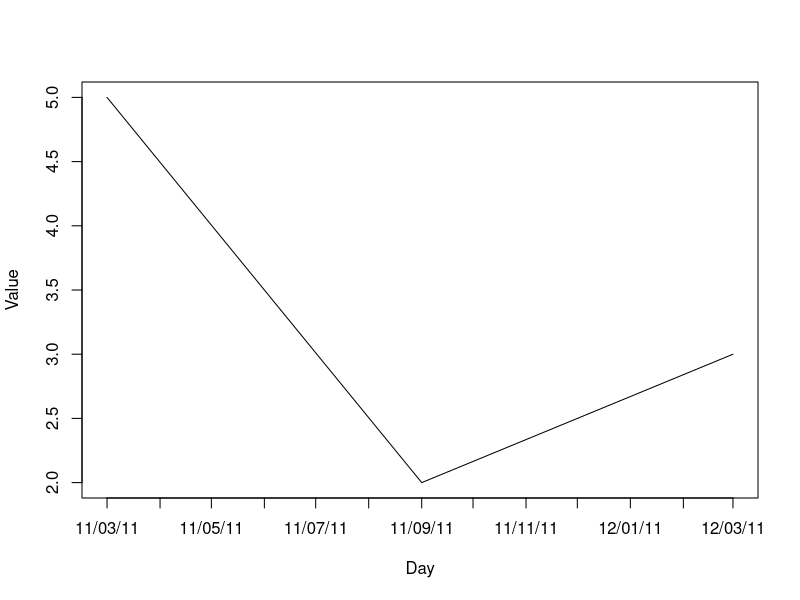
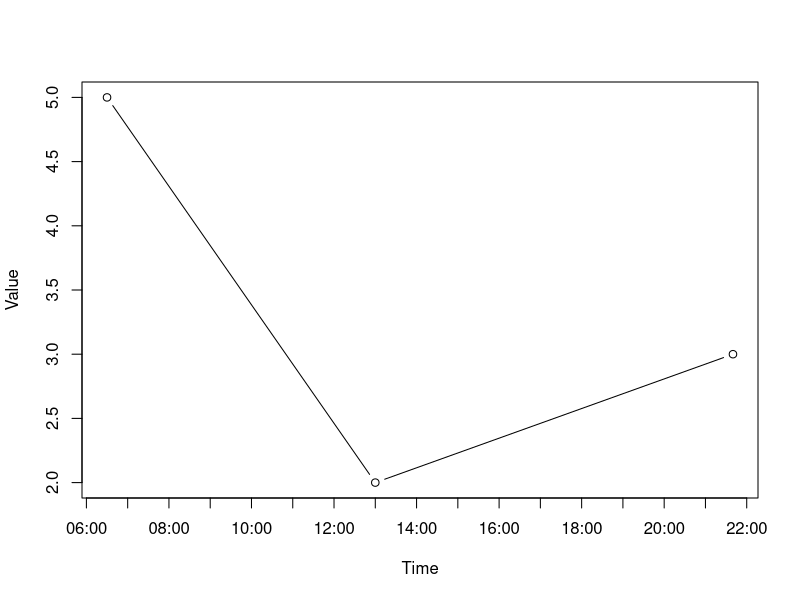

Recreate these plots in R, in order. (Note: this script raises an error after producing the figures.)
#　2.3.1　日付や時刻を扱うクラス

# Dateクラス
today <- Sys.Date() # 今日の日付をDateクラスとして取得します
d <- as.Date("2011-03-11") # 東日本大震災の日をDateクラスに変換します
today- d # 東日本大震災から何日経過したかがわかります

as.Date("2011年3月11日", format="%Y年%m月%d日")
as.Date("11ねん3がつ11にち", format="%yねん%mがつ%dにち")
as.Date("March 11, 2011", format="%B %d, %Y")
as.Date("11 Mar, 2011", format="%d %b, %Y")
as.Date("11/3/2011", format="%d/%m/%Y")

d = as.Date("2011-03-11")
format(d, "%Y年%m月%d日%A") # %Aや%aは曜日を示します

x <- as.Date(c("2011-03-11","2011-09-11","2012-03-11"))
y <- c(5,2,3)
plot(x,y,type="l",xlab="Day",ylab="Value", xaxt="n")
# "month"を"year"や"day"に変更すると刻みを変えることができます
axis.Date(1,at=seq(min(x),max(x),"month"),format="%y/%m/%d")

seq(as.Date("2020-12-25"), as.Date("2021-01-10"), by = "day")


# POSIXctクラスとPOSIXltクラス
as.numeric(as.POSIXct(Sys.time()))
as.POSIXct("2011-03-11 14:46:18")
as.POSIXct("2011-03-11 14:46:18", tz="Japan") # JSTになります
as.POSIXct("2011-03-11 14:46:18", tz="Asia/Tokyo") # JSTになります

t <- as.POSIXct("2011-03-11 14:46:18", tz="Japan")
as.POSIXlt(t, tz="EST") # アメリカ東部標準時で表示 (夏時間なし)

as.POSIXct("2011年3月11日14時46分18秒", format="%Y年%m月%d日%H時%M分%S秒", tz="Japan")
as.POSIXct("2011-03-11 14:46:18", format="%Y-%m-%d %H:%M:%S", tz="Japan")
# 日付を指定しなければ現在の日付になる
as.POSIXct("14:46:18", format="%H:%M:%S", tz="Japan")

t <- as.POSIXct("2011-03-11 14:46:18", tz="Japan")
# %Aや%aは曜日を表示する．%Xは24時間制の時刻を表示する
format(t, "%b %d %A %X %Y %Z")

x <- as.POSIXct(c("6:30","13:00","21:40"), format="%H:%M")
y <- c(5,2,3)
plot(x, y, type="b", xlab="Time", ylab="Value", xaxt="n")
par(xaxt="s")
start_time <- as.POSIXct("0:00",format="%H:%M")
end_time <- as.POSIXct("24:00",format="%H:%M")
axis.POSIXct(1, at=seq(start_time, end_time, "hour"), format="%H:%M")

library(lubridate)
# 年月日が別々にはいっている場合
make_datetime(2011,3,22,14,46,18, tz="Japan")
# yyyy-MM-dd HH:mm:ss形式
ymd_hms("2011-03-11 14:46:18", tz="Japan")
# 引数がかなり適当でも対応できる
ymd_hms("20110311144618", tz="Japan")
